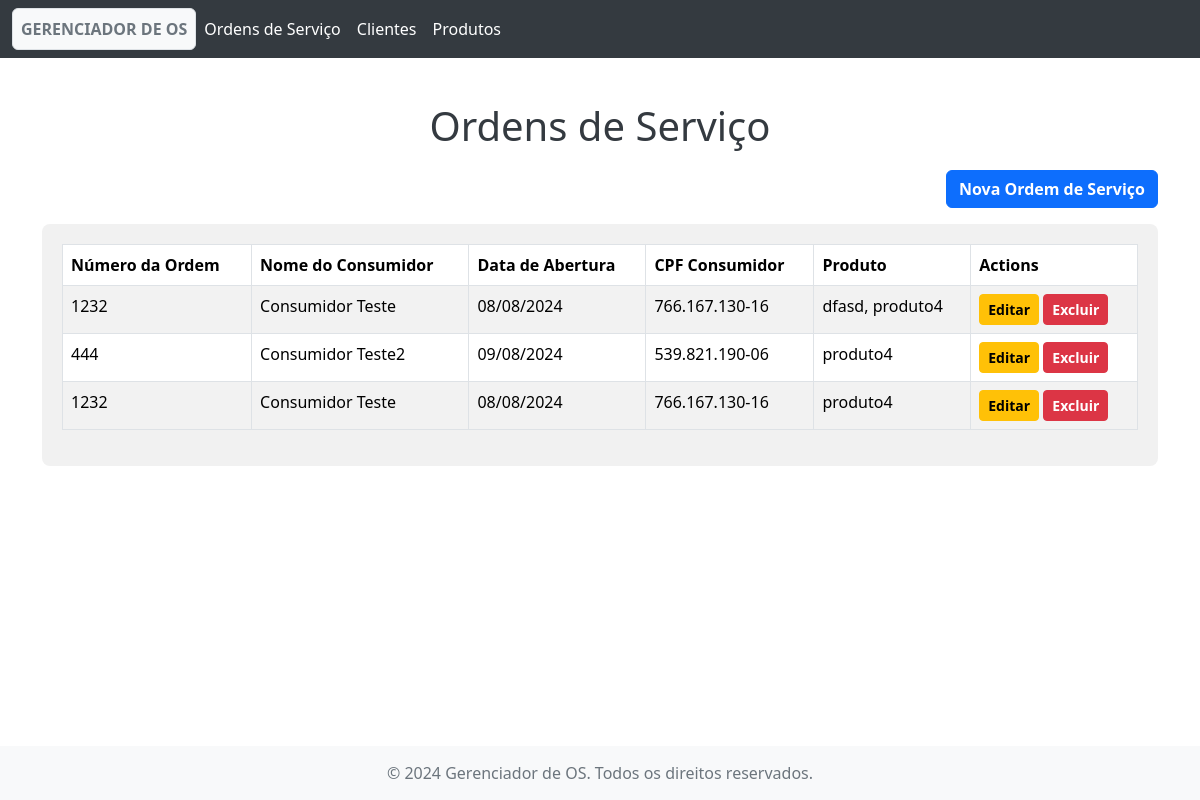
The page /service_order.php on the database its author committed.
### tables this page shows
CREATE TABLE `service_order` (
  `id` int(14) UNSIGNED NOT NULL,
  `order_number` int(14) NOT NULL,
  `opening_date` date NOT NULL,
  `consumer_id` int(14) UNSIGNED NOT NULL,
  `consumer_name` varchar(255) NOT NULL,
  `consumer_cpf` varchar(14) NOT NULL,
  `updated_at` datetime NOT NULL DEFAULT CURRENT_TIMESTAMP ON UPDATE CURRENT_TIMESTAMP,
  `created_at` datetime NOT NULL DEFAULT CURRENT_TIMESTAMP
);

### autoload.php (called while the page is built, shortened)
<?php
function autoloader($relativeFilePath) {
    $relativeFilePath = prepareClasName($relativeFilePath);
}
function prepareClasName($relativeFilePath)
{
    return sprintf(
        '%s/%s.php',
        __DIR__,
        str_replace(
            '\\',
            '/',
            $relativeFilePath
        )
    );
}

### App/Database/Connection.php (called while the page is built, shortened)
<?php
class Connection
{
    private static $conn;
    public static function getConnection(): Database
    {
        if (!self::$conn) {
            try {
                self::$conn = new $relativePath(
                    self::DBNAME,
                    self::HOST,
                    self::USERNAME,
                    self::PASSWORD
                );
            } catch (Exception $e) {
                sprintf(
                    "Erro %s: %s",
                    $e->getCode() ?: 400,
                    $e->getMessage()
                );
            }
        }
        return self::$conn;
    }
}

### App/Models/Model.php (called while the page is built, shortened)
<?php
abstract class Model
{
    private Database $connection;
    public function __construct()
    {
        $this->connection = Connection::getConnection();
    }
    protected function getConnection(): Database
    {
        return $this->connection;
    }
}

### App/Database/Mysql/Mysql.php (called while the page is built, shortened)
<?php
class Mysql extends Database
{
    private string $dbname;
    private string $host;
    private string $username;
    private string $password;
    private PDO $mysqlConn;
    protected function connect(): void
    {
        try {
            $mysqlConn = new PDO(sprintf(
                    "mysql:host=%s;dbname=%s",
                    $this->getHost(),
                    $this->getDbname()
                ),
                $this->getUsername(),
                $this->getPassword()
            );
            $mysqlConn->setAttribute(PDO::ATTR_ERRMODE, PDO::ERRMODE_EXCEPTION);
            $this->mysqlConn = $mysqlConn;
          } catch(\PDOException $e) {
            printf(sprintf("Connection failed: %s", $e->getMessage()));
          }
    }
    private function getDbname(): string
    {
        return $this->dbname;
    }
    private function setDbname($dbname)
    {
        $this->dbname = $dbname;
        return $this;
    }
    private function getHost(): string
    {
        return $this->host;
    }
    private function setHost($host)
    {
        $this->host = $host;
        return $this;
    }
    private function getPassword(): string
    {
        return $this->password;
    }
    private function setPassword($password)
    {
        $this->password = $password;
        return $this;
    }
    private function getUsername(): string
    {
        return $this->username;
    }
    private function setUsername($username)
    {
        $this->username = $username;
        return $this;
    }
    private function getConn(): PDO
    {
        return $this->mysqlConn;
    }
    public function select(array $params, string $table, string $where = "", array $whereParams = []): array
    {
        try {
            $query = sprintf(
                "SELECT %s FROM %s",
                implode(", ", $params),
                $table
            );
            if (!empty($where)) {
                $query .= " WHERE $where";
            }
            $stmt = $this->getConn()->prepare($query);
            foreach ($whereParams as $key => $value) {
                $stmt->bindValue(":$key", $value);
            }
            $stmt->execute();
            return $stmt->fetchAll(PDO::FETCH_ASSOC);
        } catch (PDOException $e) {
            echo sprintf(
                "Code: %s \n Message: %s",
                $e->getCode() ?: 400,
                $e->getMessage()
            );
        }
    }
}

### App/Models/ServiceOrder.php (called while the page is built, shortened)
<?php
class ServiceOrder extends Model
{
    private array $products = [];
    public function __construct(
        string $orderNumber = '',
        string $openingDate = '',
        string $consumerId = '',
        string $consumerName = '',
        string $consumerCpf = '',
        string $id = '',
        array $products = []
    )
    {
        $this->products = $products;
    }
    public function setProducts($products): self
    {
        return $this;
    }
    public function getProducts(): array
    {
        return $this->products;
    }
    public function addProduct($id): self
    {
        $products = $this->getProducts();
        array_push($products, $id);
        $this->products = $products;
        return $this;
    }
    public function getAllServiceOrders(): array
    {
        $result = $this->getConnection()->select(["*"], 'service_order');
        return $this->hydrateList($result);
    }
    private function hydrateList($data)
    {
        $hydratedList = [];
        foreach ($data as $item) {
             $serviceOrder = new ServiceOrder(
                $item['order_number'],
                $item['opening_date'],
                $item['consumer_id'],
                $item['consumer_name'],
                $item['consumer_cpf'],
                $item['id']
            );
            $products = $this->loadRelatedProducts($item['id']);
            $serviceOrder->setProducts($products);
            $hydratedList[] = $serviceOrder;
        }
        return $hydratedList;
    }
    private function loadRelatedProducts($serviceOrderId)
    {
        $result = $this->getConnection()->select(
            ['*'],
            'service_order_product',
            "service_order_id = :service_order_id",
            ['service_order_id' => $serviceOrderId]
        );
        $relatedProducts = [];
        foreach ($result as $serviceOrderProduct) {
            $product = new Product();
            $relatedProducts[] = $product->load($serviceOrderProduct['product_id'])->toArray();
        }
        return $product->hydrateList($relatedProducts);
    }
}

### App/Models/Product.php (called while the page is built, shortened)
<?php
class Product extends Model
{
    private string $id = "";
    private string $code = "";
    private string $description = "";
    private string $status = "";
    private string $warrantyTime = "";
    public function __construct(
        string $code = '',
        string $description = '',
        string $status = '',
        string $warrantyTime = '',
        string $id = ''
    )
    {
        $this->code = $code;
        $this->description = $description;
        $this->status = $status;
        $this->warrantyTime = $warrantyTime;
        $this->id = $id;
    }
    public function getId(): string
    {
        return $this->id;
    }
    public function setId($id): self
    {
        $this->id = $id;
        return $this;
    }
    public function getCode(): string
    {
        return $this->code;
    }
    public function setCode($code): self
    {
        $this->code = $code;
        return $this;
    }
    public function getDescription(): string
    {
        return $this->description;
    }
    public function setDescription($description): self
    {
        $this->description = $description;
        return $this;
    }
    public function getStatus(): string
    {
        return $this->status;
    }
    public function setStatus($status): self
    {
        $this->status = $status;
        return $this;
    }
    public function getWarrantyTime(): string
    {
        return $this->warrantyTime;
    }
    public function setWarrantyTime($warrantyTime): self
    {
        $this->warrantyTime = $warrantyTime;
        return $this;
    }
    public function hydrateList($data): array
    {
        $hydratedList = [];
        foreach ($data as $item) {
            $hydratedList[] = new Product(
                $item['code'],
                $item['description'],
                $item['status'],
                $item['warranty_time'],
                $item['id']
            );
        }
        return $hydratedList;
    }
    public function load(string $id): self
    {
        $result = $this->getConnection()->select(["*"], 'product', "id = :id", ['id' => $id]);
        $product = array_pop($result);
        return $this;
    }
    public function toArray(): array
    {
        return [
            'code' => $this->getCode(),
            'description' => $this->getDescription(),
            'status' => $this->getStatus(),
            'warranty_time' => $this->getWarrantyTime(),
            'id' => $this->getId()
        ];
    }
}

### service_order.php (the view, shortened to what this page needs)
<?php
require_once './assets/head.php';
$serviceOrder = new ServiceOrder();
$allServiceOrders = $serviceOrder->getAllServiceOrders();
?>
<div class="container content mt-4">
        <h1 class="title">Ordens de Serviço</h1>
        <div class="d-flex justify-content-end">
            <button type="button" class="btn btn-primary mb-3 fw-bold" data-bs-toggle="modal" data-bs-target="#serviceOrderModal" data-bs-action="save">
                Nova Ordem de Serviço
            </button>
        </div>
        <div class="table-container">
            <div class="table-responsive">
                <table class="table table-bordered table-striped">
                    <thead>
                        <tr>
                            <th>Número da Ordem</th>
                            <th>Nome do Consumidor</th>
                            <th>Data de Abertura</th>
                            <th>CPF Consumidor</th>
                            <th>Produto</th>
                            <th>Actions</th>
                        </tr>
                    </thead>
                    <tbody>
                        <?php
                            foreach ($allServiceOrders as $serviceOrder):
                        ?>
                        <tr>
                            <td><?= $serviceOrder->getOrderNumber() ?></td>
                            <td><?= $serviceOrder->getConsumerName() ?></td>
                            <td>
                                <?php
                                    $data = new DateTimeImmutable($serviceOrder->getOpeningDate());
                                    echo $data->format("d/m/Y");
                                ?>
                            </td>
                            <td><?= $serviceOrder->getConsumerCpf() ?></td>
                            <td>
                                <?php
                                    $productsName = [];
                                    foreach ($serviceOrder->getProducts() as $product){
                                        $productsName[] = $product->getCode();
                                    }
                                    echo implode(", ", $productsName);
                                ?>
                            </td>
                            <td>
                                <button class="btn btn-sm btn-warning fw-bold" data-bs-toggle="modal" data-bs-target="#serviceOrderModal" data-bs-action="save" data-bs-service-order-id="<?=$serviceOrder->getId()?>">Editar</button>
                                <button class="btn btn-sm btn-danger fw-bold" data-bs-toggle="modal" data-bs-target="#serviceOrderDeleteModal" data-bs-action="delete" data-bs-service-order-id="<?= $serviceOrder->getId() ?>">Excluir</button>
                            </td>
                        </tr>
                        <?php endforeach; ?>
                    </tbody>
                </table>
            </div>
        </div>
    </div>
<?php require_once './assets/footer.php' ?>

### assets/head.php (shortened to what this page needs)
<?php
    require_once './autoload.php';
?>
<!DOCTYPE html>
<html lang="pt-BR">
<head>
    <link href="https://cdn.jsdelivr.net/npm/bootstrap@5.3.3/dist/css/bootstrap.min.css" rel="stylesheet">
    <link rel="stylesheet" href="./assets/css/main.css">
</head>
<body>
<div aria-live="polite" aria-atomic="true" class="bg-body-secondary position-relative bd-example-toasts rounded-3">
  <div class="toast-container p-3 top-0 end-0" id="toastPlacement">
  </div>
</div>
<header>
<nav class="navbar navbar-expand-lg">
        <div class="container-fluid d-flex align-items-center">
            <a class="text-decoration-none text-uppercase border p-2 rounded bg-light text-secondary fw-bold" href="index.php">Gerenciador de OS</a>
            <div class="offcanvas offcanvas-end" id="offcanvasNavbar">
                <div class="offcanvas-body" id="navbarNav">
                    <ul class="navbar-nav flex-grow-1">
                        <li class="nav-item">
                        <a class="nav-link" href="service_order.php">Ordens de Serviço</a>
                        </li>
                        <li class="nav-item">
                        <a class="nav-link" href="client.php">Clientes</a>
                        </li>
                        <li class="nav-item">
                        <a class="nav-link" href="product.php">Produtos</a>
                        </li>
                    </ul>
                </div>
            </div>
        </div>
    </nav>
</header>

### assets/footer.php
    <footer class="footer text-center">
        <div class="container">
            <p>&copy; 2024 Gerenciador de OS. Todos os direitos reservados.</p>
        </div>
    </footer>
</body>
</html>

### assets/css/main.css (style rules this page uses)
body, html { height: 100%; margin: 0; display: flex; flex-direction: column; }
.content { flex: 1; }
.navbar { background-color: #343a40; }
.navbar-brand, .nav-link { color: #ffffff !important; }
.title { text-align: center; margin: 20px 0; color: #343a40; }
.table-container { background-color: #f1f1f1; padding: 20px; border-radius: 8px; }
.footer { background-color: #f8f9fa; color: #6c757d; padding: 15px 0; width: 100%; }
.footer p { margin: 0; }

### rows shown on the page
service_order: order_number "1232", consumer_name "Consumidor Teste", opening_date "08/08/2024", consumer_cpf "766.167.130-16", productsName "dfasd, produto4"
service_order: order_number "444", consumer_name "Consumidor Teste2", opening_date "09/08/2024", consumer_cpf "539.821.190-06", productsName "produto4"
service_order: order_number "1232", consumer_name "Consumidor Teste", opening_date "08/08/2024", consumer_cpf "766.167.130-16", productsName "produto4"
